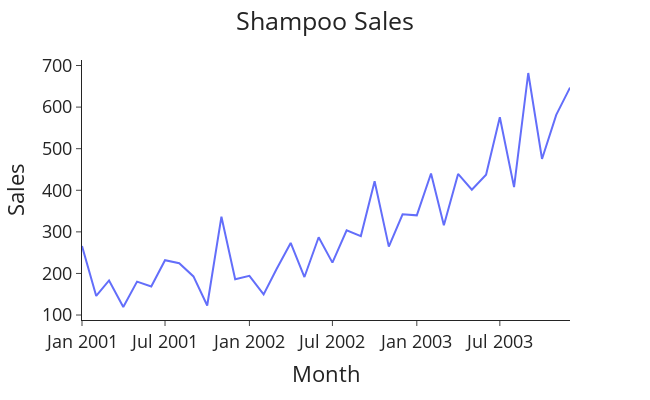

The cell this chart's notebook holds for it:
### Code cell
utils.plotting("Shampoo Sales", series, x="Month", y= "Sales", x_label="Month" , y_label="Sales")

### Figure 1 — Plotly figure (JSON) as saved in the notebook; plotly's stock layout.template omitted (floating-point values rounded to 4 significant figures)
{"data": [{"hovertemplate": "Month=%{x}<br>Sales=%{y}<extra></extra>", "legendgroup": "", "line": {"color": "#636efa", "dash": "solid"}, "marker": {"symbol": "circle"}, "mode": "lines", "name": "", "orientation": "v", "showlegend": false, "type": "scatter", "x": ["2001-01-01", "2001-02-01", "2001-03-01", "2001-04-01", "2001-05-01", "2001-06-01", "2001-07-01", "2001-08-01", "2001-09-01", "2001-10-01", "2001-11-01", "2001-12-01", "2002-01-01", "2002-02-01", "2002-03-01", "2002-04-01", "2002-05-01", "2002-06-01", "2002-07-01", "2002-08-01", "2002-09-01", "2002-10-01", "2002-11-01", "2002-12-01", "2003-01-01", "2003-02-01", "2003-03-01", "2003-04-01", "2003-05-01", "2003-06-01", "2003-07-01", "2003-08-01", "2003-09-01", "2003-10-01", "2003-11-01", "2003-12-01"], "xaxis": "x", "y": [266, 145.9, 183.1, 119.3, 180.3, 168.5, 231.8, 224.5, 192.8, 122.9, 336.5, 185.9, 194.3, 149.5, 210.1, 273.3, 191.4, 287, 226, 303.6, 289.9, 421.6, 264.5, 342.3, 339.7, 440.4, 315.9, 439.3, 401.3, 437.4, 575.5, 407.6, 682, 475.3, 581.3, 646.9], "yaxis": "y"}], "layout": {"font": {"size": 18}, "height": 400, "legend": {"tracegroupgap": 0}, "margin": {"t": 60}, "title": {"text": "Shampoo Sales", "x": 0.5}, "width": 650, "xaxis": {"anchor": "y", "autorange": true, "domain": [0, 1], "range": ["2001-01-01", "2003-12-01"], "title": {"text": "Month"}, "type": "date"}, "yaxis": {"anchor": "x", "autorange": true, "domain": [0, 1], "range": [88.04, 713.3], "title": {"text": "Sales"}, "type": "linear"}}}
